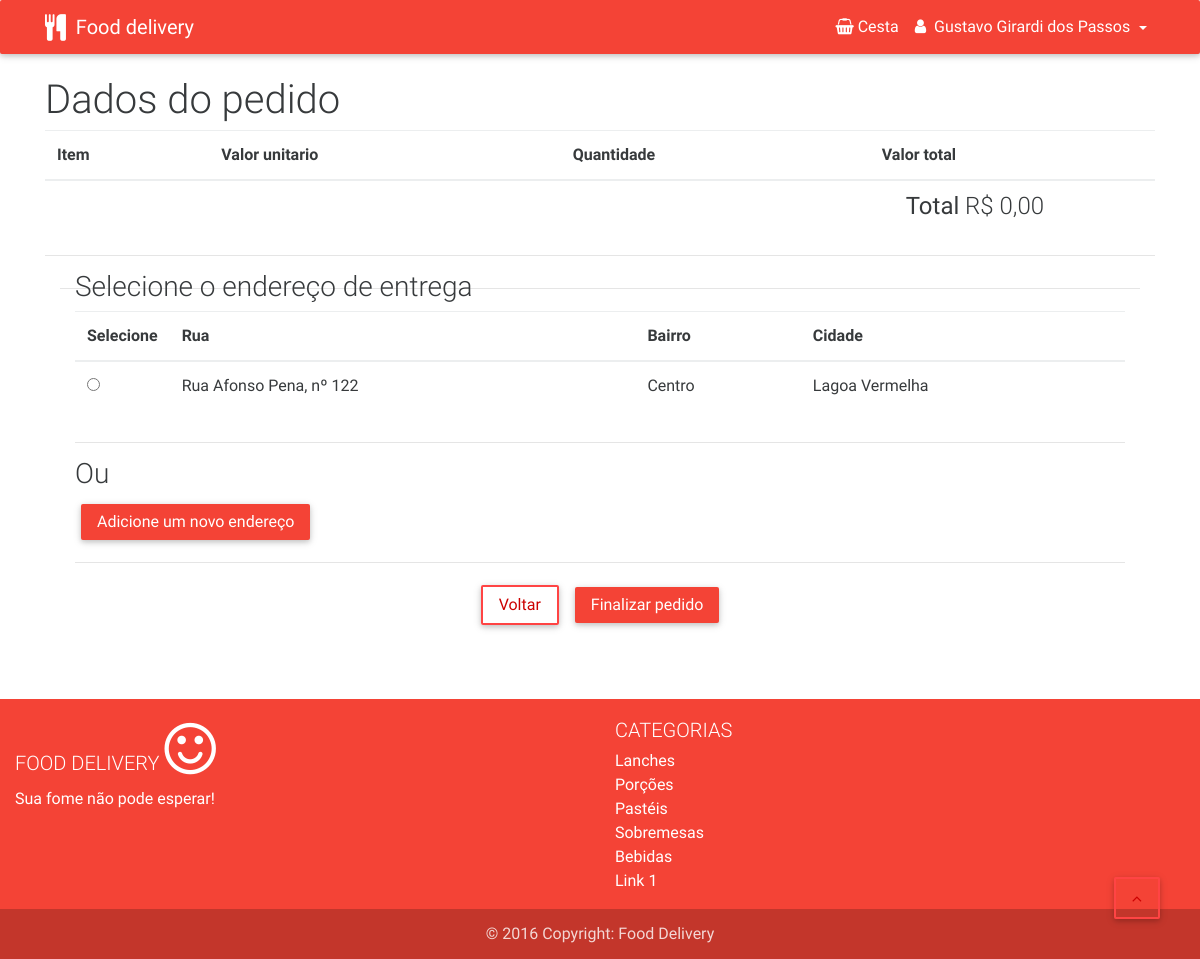
The app's page /site/cesta/checkout.php (signed in) with its own data.
### tables this page shows
CREATE TABLE `endereco` (
  `idEndereco` int(11) NOT NULL,
  `rua` varchar(200) NOT NULL,
  `numero` int(11) NOT NULL,
  `bairro` varchar(30) NOT NULL,
  `complemento` varchar(100) NOT NULL,
  `cep` varchar(11) NOT NULL,
  `cidade` varchar(50) NOT NULL,
  `idCliente` int(11) NOT NULL
);

### site/controller/storeController.php (called while the page is built, shortened)
<?php
require $_SERVER['DOCUMENT_ROOT'] . '/pintegrador/admin/protected/libs/conexao.php';
require_once SERVER_ROOT . 'admin/protected/model/clienteModel.php';
class storeController {
    private $clienteModel;
    function __construct() {
        $this->clienteModel = new clienteModel();
    }
    public function buscaEndereco($email) {
        return $this->clienteModel->buscaEndereco($email);
    }
}

### admin/protected/libs/conexao.php (called while the page is built, shortened)
<?php
class Conexao {
    public function estabeleceConexao() {
        try {
            $this->bd = new PDO(
                    BD_TIPO.':host='.BD_HOST.';dbname='.BD_NOME,
                    BD_USUARIO,
                    BD_SENHA
                );
        } catch (PDOException $exc) {
            echo '<script>window.alert("Houve um problema com a conexão ao banco de dados!\nEntre em contato com o administrador do sistema!");</script>';
            exit;
        }
    }
}

### admin/protected/model/clienteModel.php (called while the page is built, shortened)
<?php
class ClienteModel extends Conexao {
    public function buscaEndereco($email) {
        $select = "SELECT e.* FROM cliente c "
                . " inner join endereco e on e.idCliente=c.idCliente"
                . " where c.email = :email";
        $query = $this->bd->prepare($select);
        $query->execute(array('email' => $email));
        return $query->fetchAll();
    }
}

### site/cesta/checkout.php (the view, shortened to what this page needs)
<?php
include_once '../resources/componentes/header-nav.php';
require_once '../controller/storeController.php';
$store = new storeController();
if (isset($_SESSION['user']['logado']) && $_SESSION['user']['logado'] == true) {
    ?><br/>
    <div class="container">
        <div class="row">
            <div class="col-md-12">
                <h1>Dados do pedido</h1>
                <table class="table">
                    <thead>
                    <th colspan="2">Item</th>
                    <th>Valor unitario</th>
                    <th>Quantidade</th>
                    <th>Valor total</th>
                    </thead>
                    <tbody>
                        <?php
                        $valorTotal = 0;
                            ?>
                        <tr>
                            <td colspan="5" style="text-align: right; padding-right: 10%">
                                <h4> <b>Total</b>&nbsp;R$&nbsp;<?php echo number_format($valorTotal, 2, ',', ' '); ?></h4>
                            </td>
                        </tr>
                    </tbody>
                </table>
                <hr/>
                <div class="col-md-12">
                    <div class="col-md-12">
                        <h3>Selecione o endereço de entrega</h3>
                        <?php
                        $enderecos = $store->buscaEndereco($_SESSION['user']['email']);
                        ?>
                        <table id="example" class="table table-hover">
                            <thead>
                            <th>Selecione</th>
                            <th>Rua</th>
                            <th>Bairro</th>
                            <th>Cidade</th>
                            </thead>
                            <tbody>
                                <?php
                                foreach ($enderecos as $endereco) {
                                    ?>
                                    <tr>
                                        <td style="width: 20px"><input type="radio" value="<?= $endereco['idEndereco'] ?>" name="idEndereco"></td>
                                        <td>
                                            <p><?php echo $endereco['rua'] . ', nº ' . $endereco['numero']; ?></p>
                                        </td>
                                        <td>
                                            <p><?= $endereco['bairro'] ?></p>
                                        </td>
                                        <td>
                                            <?= $endereco['cidade'] ?>
                                        </td>
                                    </tr>
                                <?php } ?>
                            </tbody>
                        </table>
                        <hr/>
                    <h3>Ou</h3>
                    <button class="btn btn-danger" type="button" data-toggle="collapse" data-target="#collapseEndereco" aria-expanded="false" aria-controls="collapseEndereco">
                        Adicione um novo endereço
                    </button>
                    </div>
                    <hr/>
                    <div class="col-md-12" style="text-align: center">
                        <hr/>
                        <a class="btn btn-danger-outline" href="cesta.php">Voltar</a>
                        <a class="btn btn-danger" href="#" onclick="finalizar()">Finalizar pedido</a>
                    </div>
                </div>
            </div>
        </div>
    </div><br/><br/>
    <?php
} else {
    $_SESSION['modal_message'] = 'Por favor faça login para continuar!';
    $_SESSION['modal_redirect'] = '../conta/login.php';
    $_SESSION['checkout'] = true;
    include '../resources/componentes/dialog.php';
}
include '../resources/componentes/footer.php';

### site/resources/css/style.css (style rules this page uses)
.list-group-item, a { color: rgb(244, 67, 54); }

### site/resources/css/lightbox.css (style rules this page uses)
body:after { content: url(../images/close.png) url(../images/loading.gif) url(../images/prev.png) url(../images/next.png); display: none; }

### records on screen
endereco: rua "Rua Afonso Pena", numero "122", bairro "Centro", cidade "Lagoa Vermelha"

### other values on screen
$_SESSION['user']['nome'] "Gustavo Girardi dos Passos"
$valorTotal "0,00"
